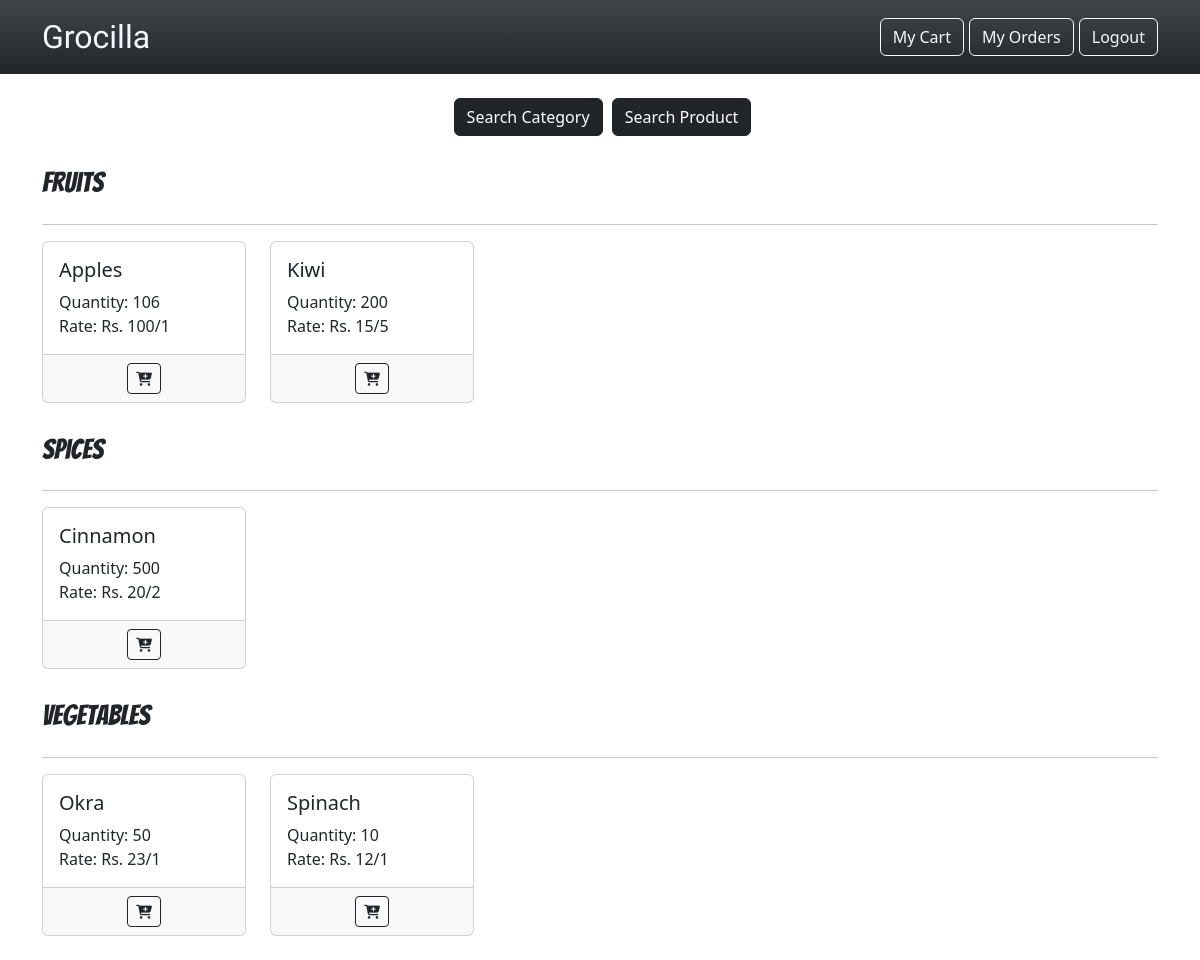
Before: / (signed in) with the older database file.
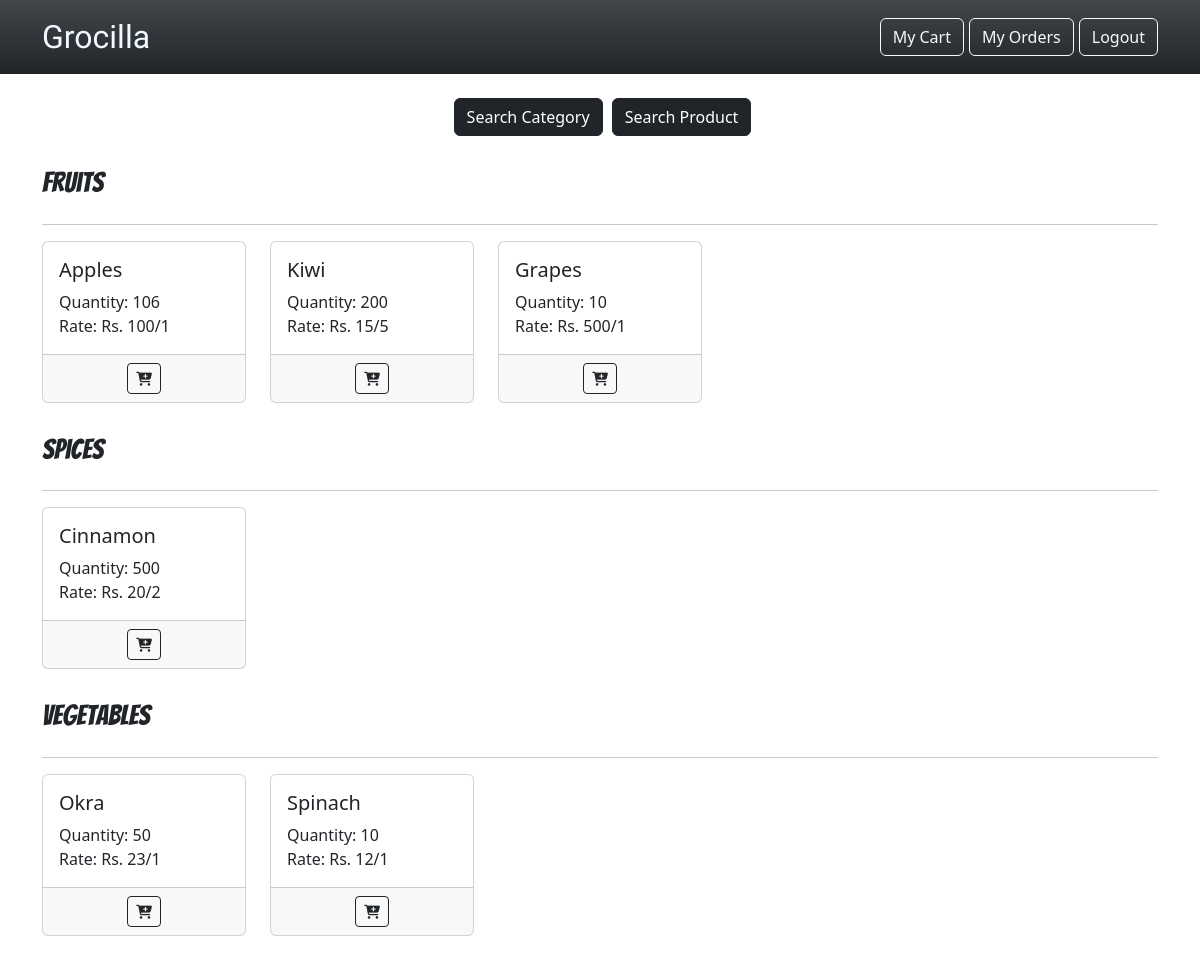
After: the same page with the newer database file.
### webapp/models.py (models this page shows)
class Category(db.Model):
    __tablename__ = "categories"
    cid = db.Column(db.Integer, primary_key = True)
    cname = db.Column(db.String(150), unique=True)
    products = db.relationship("Product", backref = "category", cascade = "all, delete", passive_deletes = True)

class Product(db.Model):
    __tablename__ = "products"
    pid = db.Column(db.Integer, primary_key = True)
    pname = db.Column(db.String(50), unique=True)
    manf_date = db.Column(db.Date)
    exp_date = db.Column(db.Date)
    unit = db.Column(db.String(10))
    rateperunit = db.Column(db.Integer)
    quantity = db.Column(db.Integer)
    category_id = db.Column(db.Integer, db.ForeignKey("categories.cid", ondelete = "CASCADE"))

### webapp/views.py (the view)
@views.route("/")
@user_required
@login_required
def user_dashboard():
    categories = Category.query.all()
    products = Product.query.all()
    return render_template("user_dashboard.html", user=current_user, categories = categories, products = products)

### webapp/views.py (called while the page is built)
def user_required(func):
    @wraps(func)
    def decorated_function(*args, **kwargs):
        if not current_user.is_authenticated:
            if current_user.role != 'user':
                flash('You need to be logged in as a user to access this page!', category='error')
                return redirect(url_for('auth.user_login'))
        return func(*args, **kwargs)
    return decorated_function

### webapp/templates/user_dashboard.html (shortened to what this page needs)
{% extends "user_base.html" %}
{% block body %}
<div class="text-center my-4" >
    <button class="btn btn-dark" style="margin-left: 5px" data-bs-toggle="modal" data-bs-target="#SearchCategoryModal">Search Category</button>
    <button class="btn btn-dark" style="margin-left: 5px" data-bs-toggle="modal" data-bs-target="#SearchProductModal">Search Product</button>
</div>
    {% for category in categories %}
    <div class="container mb-4">
        <div class="row">
            <h5 class="col-3" style="margin-top: 6px; font-family: 'Bangers';font-size: 28px;">{{ category["cname"] }}</h5>
        </div>
        <hr>
        <div class="row row-cols-2 row-cols-md-3 row-cols-lg-5  g-4">
            {% for product in category['products'] %}
            <div class="col">
                <div class="card h-100">
                <div class="card-body">
                    <h5 class="card-title">{{ product['pname'] }}</h5>
                    Quantity: {{ product['quantity'] }} <br>
                    Rate: Rs. {{ product['rateperunit'] }}/{{ product['unit'] }}
                </div>
                <div class="card-footer d-flex justify-content-center">
                    {% if product['quantity']>0 %}
                    <button class="btn btn-outline-dark btn-sm mx-2" type="button" data-bs-toggle="modal" data-bs-target="#{{ product['pid'] }}AddToCartModal"><i class="fa-solid fa-cart-plus"></i></button>
                    {% else %}
                    <button class="btn btn-outline-dark btn-sm mx-2 " type="button" disabled>Out Of Stock</button>
                    {% endif %}
                </div>
                </div>
            </div>
            {% endfor %}
        </div>
    </div>
    {% endfor %}
{% endblock body %}

### webapp/templates/user_base.html (shortened to what this page needs)
<!DOCTYPE html>
<html lang="en">
<head>
    <link href="https://cdn.jsdelivr.net/npm/bootstrap@5.3.0/dist/css/bootstrap.min.css" rel="stylesheet">
    <link rel="stylesheet" href="https://cdnjs.cloudflare.com/ajax/libs/font-awesome/6.4.0/css/all.min.css" />
</head>
<body>
    <nav class="navbar navbar-expand-lg bg-dark sticky-top bg-gradient">
        <div class="container">
            <a class="navbar-brand" href="/" style="font-family: 'Bagel Fat One';font-size: 32px; color: aliceblue;">Grocilla</a>
            <div class="collapse navbar-collapse" id="navbarSupportedContent">
                <div class="navbar-nav ms-auto mb-2 mb-lg-0">
                    <a href="/user_bookings" class="btn btn-outline-light" style="margin-left: 5px">My Cart</a>
                    <a href="/user_orders" class="btn btn-outline-light" style="margin-left: 5px">My Orders</a>
                    <a href="/logout" class="btn btn-outline-light" style="margin-left: 5px">Logout</a>
                </div>
            </div>
        </div>
    </nav>
    {% block body %} {% endblock %}
</body>
</html>

Changed rows visible on the page:
added Product: pname "Grapes", quantity "10", rateperunit "500", unit "1", shown under Category "Fruits"
